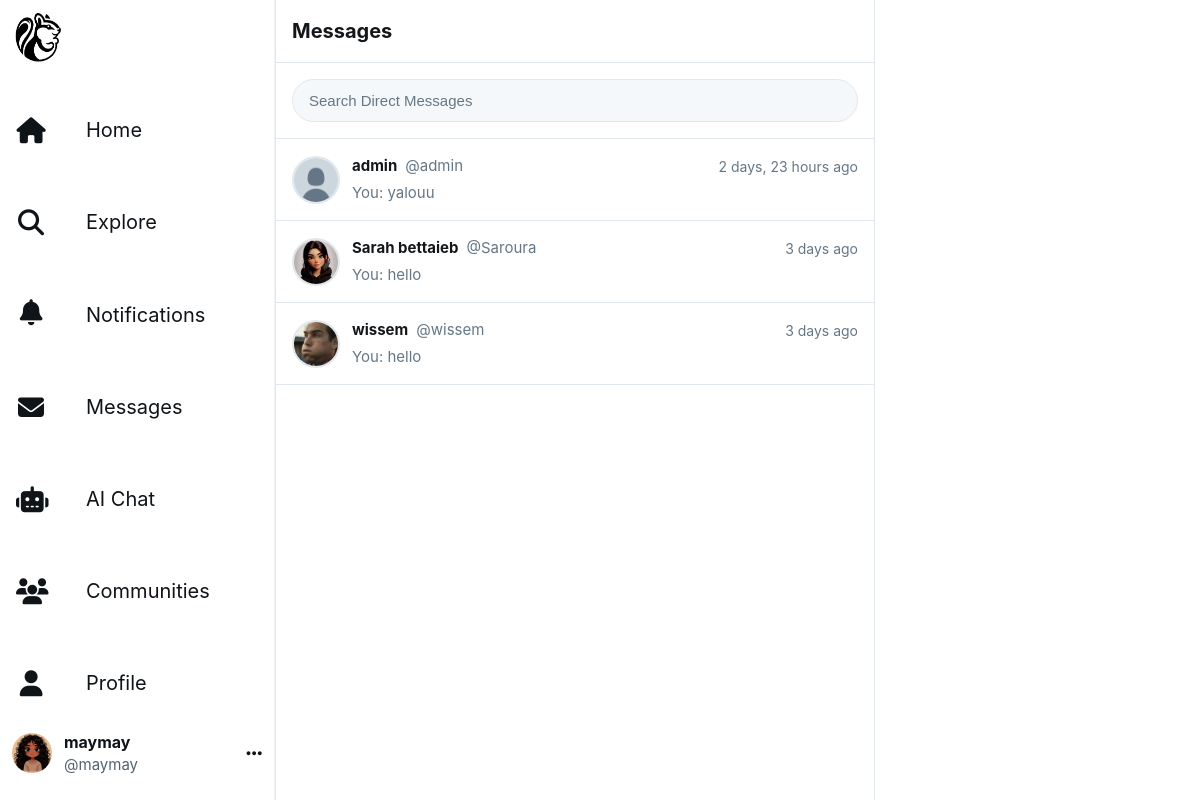
The page /messages/ (signed in) on the database its author committed.
### musker/models.py (models this page shows, shortened)
class Profile(models.Model):
    user = models.OneToOneField(User, on_delete=models.CASCADE)
    follows = models.ManyToManyField("self", related_name="followed_by", symmetrical=False, blank=True)
    profile_image = models.ImageField(upload_to='profile_images/', blank=True, null=True)
    cover_image = models.ImageField(upload_to='cover_images/', blank=True, null=True)
    bio = models.TextField(max_length=200, blank=True)
    location = models.CharField(max_length=100, blank=True)
    website = models.URLField(blank=True)
    date_modified = models.DateTimeField(auto_now=True)
    date_created = models.DateTimeField(auto_now_add=True, null=True, blank=True)

class Conversation(models.Model):
    participants = models.ManyToManyField(User, related_name='conversations')
    last_message = models.ForeignKey(
        Message, on_delete=models.SET_NULL, null=True, blank=True,
        related_name='conversation_last'
    )
    updated_at = models.DateTimeField(auto_now=True)
    class Meta:
        ordering = ['-updated_at']

class Message(models.Model):
    sender = models.ForeignKey(User, on_delete=models.CASCADE, related_name='sent_messages')
    recipient = models.ForeignKey(User, on_delete=models.CASCADE, related_name='received_messages')
    content = models.TextField(max_length=1000)
    created_at = models.DateTimeField(auto_now_add=True)
    is_read = models.BooleanField(default=False)
    class Meta:
        ordering = ['created_at']

### musker/views.py (the view)
# urls.py: path('messages/', views.messages_view, name='messages'),
@login_required
def messages_view(request):
    conversations_queryset = Conversation.objects.filter(participants=request.user).prefetch_related('participants', 'last_message')
    conversations = []
    for conversation in conversations_queryset:
        other_user = conversation.participants.exclude(id=request.user.id).first()
        if other_user:
            unread = Message.objects.filter(sender=other_user, recipient=request.user, is_read=False).count()
            conversation.get_other_user = other_user
            conversation.unread = unread
            conversations.append(conversation)
    return render(request, 'messages.html', {'conversations': conversations})

### musker/context_processors.py (called while the page is built)
def get_trending_topics(days=1, limit=5, min_meeps=3):
    cache_key = f'trending_topics_{days}_{limit}_{min_meeps}'
    cached = cache.get(cache_key)
    if cached:
        return cached
    time_threshold = timezone.now() - timedelta(days=days)
    trending = Hashtag.objects.filter(
        meephashtag__meep__created_at__gte=time_threshold
    ).annotate(
        meep_count=Count('meephashtag')
    ).filter(
        meep_count__gte=min_meeps
    ).order_by('-meep_count')[:limit]
    cache.set(cache_key, trending, 300)
    return trending

def get_suggested_profiles(user, limit=3):
    if not user.is_authenticated:
        return []
    suggested = Profile.objects.exclude(
        user=user
    ).exclude(
        followed_by=user.profile
    ).annotate(
        follower_count=Count('followed_by')
    ).order_by('-follower_count')[:limit]
    return suggested

def sidebar_context(request):
    context = {
        'trending_topics': get_trending_topics(days=1, limit=5, min_meeps=3),
    }
    if request.user.is_authenticated:
        context['suggested_profiles'] = get_suggested_profiles(request.user, limit=3)
    return context

### musker/templates/messages.html (shortened to what this page needs)
{% load static %}
<!DOCTYPE html>
<html lang="en">
<head>
    <link rel="stylesheet" href="https://cdnjs.cloudflare.com/ajax/libs/font-awesome/6.4.0/css/all.min.css">
    <link rel="stylesheet" href="{% static 'assets/css/profile.css' %}">
</head>
<body>
    <div class="main-container">
        {% include 'navbar.html' %}
        <div class="messages-container">
            <div class="messages-header">
                <h1>Messages</h1>
            </div>
            <div class="search-box">
                <input type="text" class="search-input" placeholder="Search Direct Messages" id="searchInput">
            </div>
            <div class="conversations-list" id="conversationsList">
                {% if conversations %}
                    {% for conversation in conversations %}
                        <a href="{% url 'conversation_detail' conversation.get_other_user.id %}" class="conversation-item">
                            <img src="{% if conversation.get_other_user.profile.profile_image %}{{ conversation.get_other_user.profile.profile_image.url }}{% else %}https://abs.twimg.com/sticky/default_profile_images/default_profile_400x400.png{% endif %}"
                                 alt="{{ conversation.get_other_user.username }}"
                                 class="conversation-avatar">
                            <div class="conversation-content">
                                <div class="conversation-header">
                                    <div class="conversation-user">
                                        <span class="conversation-name">
                                            {{ conversation.get_other_user.get_full_name|default:conversation.get_other_user.username }}
                                        </span>
                                        <span class="conversation-username">@{{ conversation.get_other_user.username }}</span>
                                    </div>
                                    {% if conversation.last_message %}
                                    <span class="conversation-time">
                                        {{ conversation.last_message.created_at|timesince }} ago
                                    </span>
                                    {% endif %}
                                </div>
                                <div class="conversation-preview">
                                    {% if conversation.last_message %}
                                        <span class="conversation-text {% if conversation.unread > 0 %}unread{% endif %}">
                                            {% if conversation.last_message.sender == request.user %}You: {% endif %}
                                            {{ conversation.last_message.content|truncatewords:8 }}
                                        </span>
                                    {% else %}
                                        <span class="conversation-text">Start a conversation</span>
                                    {% endif %}
                                </div>
                            </div>
                        </a>
                    {% endfor %}
                {% endif %}
            </div>
        </div>
    </div>
</body>
</html>

### musker/templates/navbar.html (shortened to what this page needs)
{% load static %}
{% if request.user.is_authenticated %}
<div class="sidebar">
    <div class="logo">
        <a href="{% url 'home' %}">
            <img src="{% static 'images/logo14.png' %}"
            width="100%" height="100%"
            alt="Logo" class="logo-img">
        </a>
    </div>
    <nav>
        <ul class="nav-menu">
            <li class="nav-item">
                <a href="{% url 'home' %}" class="nav-link">
                    <i class="fas fa-home"></i>
                    <span>Home</span>
                </a>
            </li>
            <li class="nav-item">
                <a href="{% url 'explore' %}" class="nav-link">
                    <i class="fas fa-search"></i>
                    <span>Explore</span>
                </a>
            </li>
            <li class="nav-item">
                <a href="{% url 'notifications' %}" class="nav-link">
                    <div style="position: relative;">
                        <i class="fas fa-bell"></i>
                    </div>
                    <span>Notifications</span>
                </a>
            </li>
            <li class="nav-item">
                <a href="{% url 'messages' %}" class="nav-link">
                    <i class="fas fa-envelope"></i>
                    <span>Messages</span>
                </a>
            </li>
            <li class="nav-item">
                <a href="{% url 'chatbot' %}" class="nav-link">
                    <i class="fas fa-robot"></i>
                    <span>AI Chat</span>
                </a>
            </li>
            <li class="nav-item">
                <a href="{% url 'profile_list' %}" class="nav-link">
                    <i class="fas fa-users"></i>
                    <span>Communities</span>
                </a>
            </li>
            <li class="nav-item">
                <a href="{% url 'profile' request.user.pk %}" class="nav-link">
                    <i class="fas fa-user"></i>
                    <span>Profile</span>
                </a>
            </li>
        </ul>
    </nav>
    <div class="user-menu">
        <div class="user-info" onclick="toggleUserDropdown()">
            {% if request.user.profile.profile_image %}
                <img src="{{ request.user.profile.profile_image.url }}" alt="{{ request.user.username }}" class="user-avatar">
            {% else %}
                <img src="https://abs.twimg.com/sticky/default_profile_images/default_profile_400x400.png" alt="{{ request.user.username }}" class="user-avatar">
            {% endif %}
            <div class="user-details">
                <div class="user-name">{{ request.user.get_full_name|default:request.user.username }}</div>
                <div class="user-username">@{{ request.user.username }}</div>
            </div>
            <i class="fas fa-ellipsis-h"></i>
        </div>
    </div>
</div>
{% endif %}

### musker/static/assets/css/profile.css (style rules this page uses)
* { margin: 0; padding: 0; box-sizing: border-box; }
:root { --primary-color: #1d9bf0; --primary-hover: #1a8cd8; --bg-primary: #ffffff; --bg-secondary: #f7f9f9; --text-primary: #0f1419; --text-secondary: #536471; --border-color: #eff3f4; --hover-bg: #f7f9f9; --danger: #f4212e; --success: #00ba7c; }
html { background-color: var(--bg-primary); }
body { font-family: -apple-system, BlinkMacSystemFont, "Segoe UI", Roboto, Helvetica, Arial, sans-serif; background: var(--bg-primary); color: var(--text-primary); line-height: 1.5; margin: 0; padding: 0; overflow-x: hidden; }
a { color: var(--primary-color); text-decoration: none; }
.main-container { display: flex; max-width: 1280px; margin: 0 auto; min-height: 100vh; background-color: var(--bg-primary); }
.sidebar { width: 275px; padding: 0 12px; display: flex; flex-direction: column; justify-content: space-between; border-right: 1px solid var(--border-color); position: sticky; top: 0; height: 100vh; overflow-y: auto; background-color: var(--bg-primary); transition: all 0.3s ease; }
.logo { padding: 12px 0; margin-bottom: 8px; }
.logo a { display: inline-flex; align-items: center; justify-content: center; width: 50px; height: 50px; border-radius: 50%; transition: background-color 0.2s; }
nav { flex: 1; }
.nav-menu { list-style: none; margin-bottom: 16px; }
.nav-item { margin-bottom: 4px; }
.nav-link { display: flex; align-items: center; padding: 12px 16px; border-radius: 9999px; font-size: 20px; font-weight: 400; color: var(--text-primary); text-decoration: none; transition: all 0.2s ease; position: relative; }
.nav-link i { width: 26px; margin-right: 20px; font-size: 26px; }
.user-menu { padding: 12px 0; margin-top: auto; position: relative; }
.user-info { display: flex; align-items: center; padding: 12px; border-radius: 9999px; cursor: pointer; transition: background-color 0.2s; }
.user-avatar { width: 40px; height: 40px; border-radius: 50%; margin-right: 12px; object-fit: cover; }
.user-details { flex: 1; min-width: 0; }
.user-name { font-weight: 700; font-size: 15px; color: var(--text-primary); white-space: nowrap; overflow: hidden; text-overflow: ellipsis; }
.user-username { font-size: 15px; color: var(--text-secondary); white-space: nowrap; overflow: hidden; text-overflow: ellipsis; }
.user-info > i { color: var(--text-primary); font-size: 18px; }
.search-box { position: sticky; top: 0; background: var(--bg-primary); padding: 8px 0; z-index: 10; }
.search-input { width: 100%; padding: 12px 16px 12px 48px; border-radius: 30px; border: 1px solid var(--border-color); background: var(--bg-secondary); font-size: 15px; transition: all 0.2s ease; }

### musker/templates/navbar.html (style rules this page uses)
.sidebar { padding: 8px 0 !important; display: flex; flex-direction: column; height: 100vh; overflow: hidden; }
.logo { margin-bottom: 12px !important; padding: 4px 12px; max-height: 60px; }
nav { flex: 1; display: flex; flex-direction: column; overflow: hidden; justify-content: space-between; }
.nav-menu { margin-top: 8px !important; display: flex; flex-direction: column; gap: 8px; flex: 1; justify-content: space-evenly; }
.nav-item { margin: 0 !important; display: flex; align-items: center; margin: 15px 0 !important; }
.nav-link { padding: 12px 16px !important; font-size: 20px !important; display: flex !important; align-items: center !important; gap: 20px !important; width: 100%; transition: background-color 0.2s; border-radius: 28px; }
.nav-link i { font-size: 26px !important; width: 30px; text-align: center; }
.nav-link span { font-weight: 400; font-size: 20px; }
.user-menu { margin-top: auto !important; padding: 8px 0; }
.user-info { padding: 8px 12px !important; border-radius: 24px; transition: background-color 0.2s; }
.user-avatar { width: 40px !important; height: 40px !important; }
.user-details .user-name { font-size: 16px !important; font-weight: 700; }
.user-details .user-username { font-size: 15px !important; color: #536471; }

### rows shown on the page
Conversation: profile_image (placeholder picture), get_other_user.get_full_name "admin", get_other_user.username "admin", last_message.created_at "2 days, 23 hours", shows "You:", last_message.content "yalouu"
Conversation: profile_image (picture), get_other_user.get_full_name "Sarah bettaieb", get_other_user.username "Saroura", last_message.created_at "3 days", shows "You:", last_message.content "hello"
Conversation: profile_image (picture), get_other_user.get_full_name "wissem", get_other_user.username "wissem", last_message.created_at "3 days", shows "You:", last_message.content "hello"

### other values the page prints
{{ request.user.get_full_name|default:request.user.username }} "maymay"
{{ request.user.username }} "maymay"
